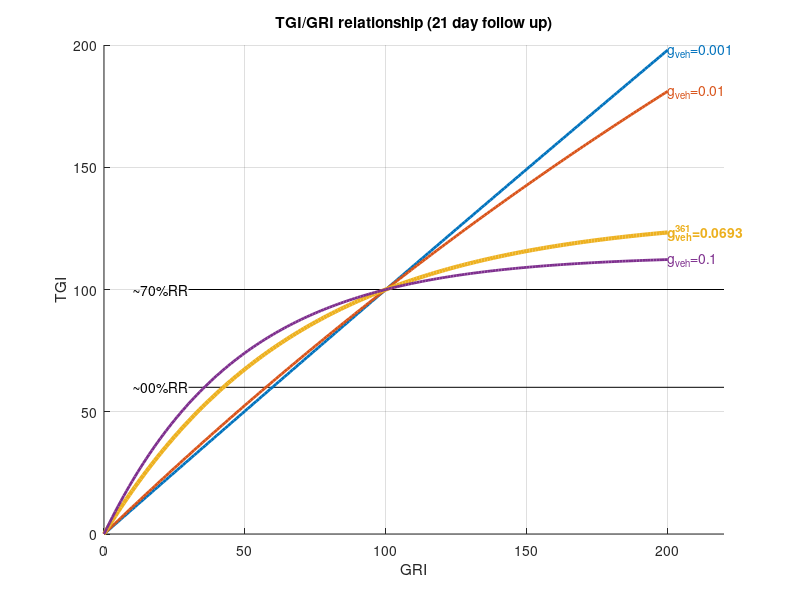

Write the MATLAB code that produced this figure.
%% makes a graph for supplementary materials showing TGI/GRI relationship
gvehMDA = 0.0693;
tf = 21;
tgi = @(GRI,psi)100*((exp(psi)./(exp(psi)-1))*(1-exp(-psi.*GRI/100)));
figure; hold on; 
        text(30,100,'~70%RR','Horizontalalignment','right');
        plot([30 220],[100 100],'k-');
        plot([30 220],[60 60],'k-');
        text(30,60,'~00%RR','Horizontalalignment','right');

GRI = [0:1:200]; 
for gveh = union(10.^[-3:1:-1],gvehMDA)
    psi = tf*gveh;
    TGI = tgi(GRI,psi); 
    h=plot(GRI,TGI,'-','Linewidth',2); 
    if abs(gveh-gvehMDA)>eps
        text(GRI(end),TGI(end),['g_{veh}=' num2str(gveh)],'color',get(h,'color'));
    else
        set(h,'LineWidth',3)
        text(GRI(end),TGI(end),['g_{veh}^{361}=' num2str(gveh)],'color',get(h,'color'),'fontweight','bold');
    end
end
grid on;
xlabel('GRI');ylabel('TGI')
set(gca,'XLim',[0 220]);
title(sprintf('TGI/GRI relationship (%d day follow up)',tf));

